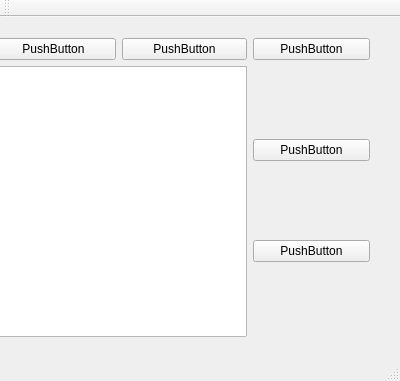
<?xml version="1.0" encoding="UTF-8"?>
<ui version="4.0">
 <class>MainWindow</class>
 <widget class="QMainWindow" name="MainWindow">
  <property name="geometry">
   <rect>
    <x>0</x>
    <y>0</y>
    <width>400</width>
    <height>381</height>
   </rect>
  </property>
  <property name="windowTitle">
   <string>MainWindow</string>
  </property>
  <widget class="QWidget" name="centralWidget">
   <widget class="QWidget" name="gridLayoutWidget">
    <property name="geometry">
     <rect>
      <x>-20</x>
      <y>10</y>
      <width>401</width>
      <height>321</height>
     </rect>
    </property>
    <layout class="QGridLayout" name="gridLayout">
     <item row="0" column="1">
      <widget class="QPushButton" name="pushButton_2">
       <property name="text">
        <string>PushButton</string>
       </property>
      </widget>
     </item>
     <item row="1" column="0" colspan="2">
      <widget class="QListWidget" name="listWidget"/>
     </item>
     <item row="0" column="2">
      <widget class="QPushButton" name="pushButton_3">
       <property name="text">
        <string>PushButton</string>
       </property>
      </widget>
     </item>
     <item row="0" column="0">
      <widget class="QPushButton" name="pushButton">
       <property name="text">
        <string>PushButton</string>
       </property>
      </widget>
     </item>
     <item row="1" column="2">
      <layout class="QVBoxLayout" name="verticalLayout">
       <item>
        <widget class="QPushButton" name="pushButton_4">
         <property name="text">
          <string>PushButton</string>
         </property>
        </widget>
       </item>
       <item>
        <widget class="QPushButton" name="pushButton_5">
         <property name="text">
          <string>PushButton</string>
         </property>
        </widget>
       </item>
      </layout>
     </item>
    </layout>
   </widget>
  </widget>
  <widget class="QMenuBar" name="menuBar">
   <property name="geometry">
    <rect>
     <x>0</x>
     <y>0</y>
     <width>400</width>
     <height>22</height>
    </rect>
   </property>
  </widget>
  <widget class="QToolBar" name="mainToolBar">
   <attribute name="toolBarArea">
    <enum>TopToolBarArea</enum>
   </attribute>
   <attribute name="toolBarBreak">
    <bool>false</bool>
   </attribute>
  </widget>
  <widget class="QStatusBar" name="statusBar"/>
 </widget>
 <layoutdefault spacing="6" margin="11"/>
 <resources/>
 <connections/>
</ui>
